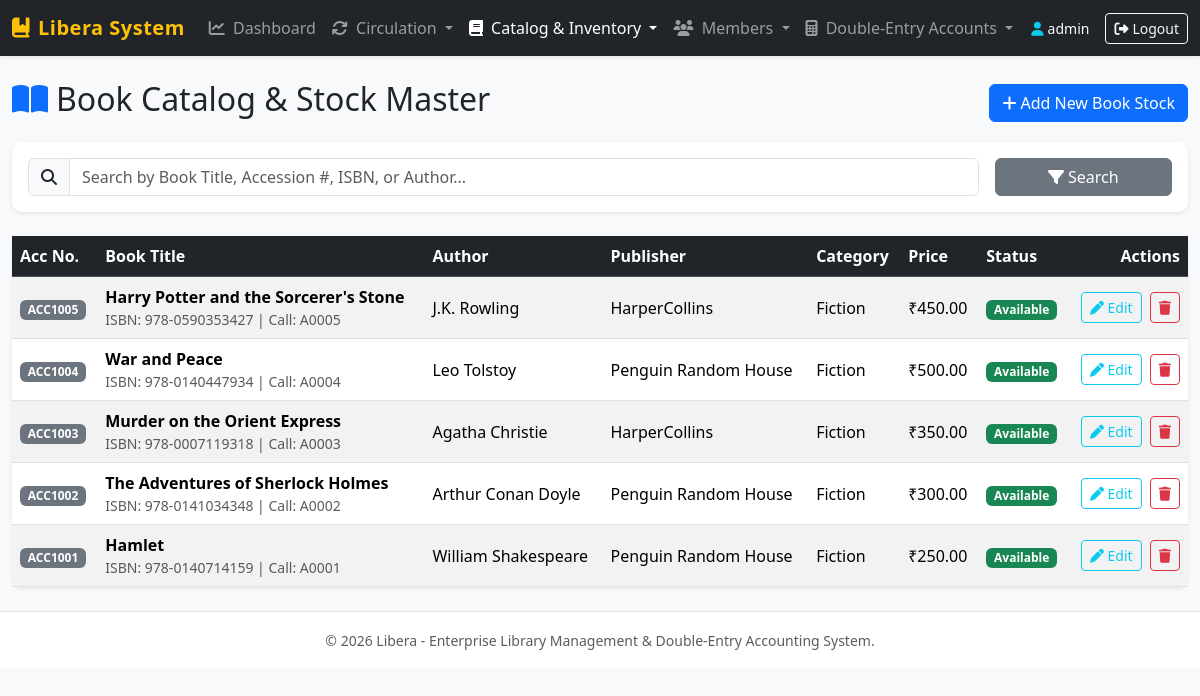
/modules/inventory/books.php (signed in), run on the app's committed database.
### tables this page shows
CREATE TABLE IF NOT EXISTS `MstrBookStock` (
	`BookNumber` int NOT NULL AUTO_INCREMENT PRIMARY KEY,
	`BookName` varchar(150) NULL,
	`BookStatus` tinyint NULL DEFAULT 1,  
	`BookCode` varchar(50) NULL,
	`BookRemarks` varchar(150) NULL,
	`CallNumber` varchar(50) NULL,
	`ISBNumber` varchar(50) NULL,
	`AccessionNumber` varchar(50) NULL,
	`AuthorNumber` int NULL,
	`ClassNumber` int NULL,
	`PublisherNumber` int NULL,
	`InvoiceNumber` varchar(50) NULL,
	`InvoiceDate` datetime NULL,
	`BookPrice` double NULL,
	`LanguageNumber` tinyint NULL,
	`CategoryNumber` tinyint NULL
);

CREATE TABLE IF NOT EXISTS `MstrAuthor` (
	`AuthorNumber` int NOT NULL AUTO_INCREMENT PRIMARY KEY,
	`AuthorName` varchar(100) NULL,
	`AuthorStatus` tinyint NULL DEFAULT 1,
	`AuthorCode` varchar(50) NULL,
	`AuthorRemarks` varchar(150) NULL,
	`AuthorPlace` varchar(50) NULL,
	`AuthorBirthDate` datetime NULL,
	`LanguageNumber` tinyint NULL
);

CREATE TABLE IF NOT EXISTS `MstrPublisher` (
	`PublisherNumber` smallint NOT NULL AUTO_INCREMENT PRIMARY KEY,
	`PublisherName` varchar(100) NOT NULL,
	`PublisherStatus` tinyint NULL DEFAULT 1,
	`PublisherCode` varchar(25) NULL,
	`PublisherRemarks` varchar(250) NULL,
	`PublisherAddress` varchar(100) NULL,
	`PublisherPlace` varchar(100) NULL,
	`PublisherPhone` varchar(50) NULL
);

CREATE TABLE IF NOT EXISTS `MstrCategory` (
	`CategoryNumber` tinyint NOT NULL AUTO_INCREMENT PRIMARY KEY,
	`CategoryName` varchar(50) NULL,
	`CategoryStatus` tinyint NULL DEFAULT 1
);

### includes/auth.php (called while the page is built, shortened)
<?php
function sanitize_input($data) {
    return htmlspecialchars(trim($data), ENT_QUOTES, 'UTF-8');
}

### config/db.php (called while the page is built, shortened)
<?php
$db_driver = 'mysqli';
$mysqli_conn = @mysqli_connect(DB_HOST, DB_USER, DB_PASS, DB_NAME, DB_PORT);
if ($mysqli_conn) {
    $db_driver = 'mysqli';
}
function db_query($conn, $sql, $types = "", $params = []) {
    global $db_driver;
    if ($db_driver === 'mysqli') {
        if (empty($params)) {
            return mysqli_query($conn, $sql);
        }
        $stmt = mysqli_prepare($conn, $sql);
        mysqli_stmt_bind_param($stmt, $types, ...$params);
        mysqli_stmt_execute($stmt);
        $result = mysqli_stmt_get_result($stmt);
        return $result;
    }
}
if ($db_driver === 'sqlite') {
    function db_num_rows($res) {
        if (is_object($res) && isset($res->num_rows)) return $res->num_rows;
        if (is_object($res) && method_exists($res, 'num_rows')) return $res->num_rows();
        if ($res instanceof mysqli_result) return mysqli_num_rows($res);
        return 0;
    }
    function db_fetch_assoc($res) {
        if (is_object($res) && method_exists($res, 'fetch_assoc')) return $res->fetch_assoc();
        if ($res instanceof mysqli_result) return mysqli_fetch_assoc($res);
        return false;
    }
    function db_data_seek($res, $offset) {
        if (is_object($res) && method_exists($res, 'data_seek')) return $res->data_seek($offset);
        if ($res instanceof mysqli_result) return mysqli_data_seek($res, $offset);
        return false;
    }
} else {
    function db_num_rows($res) {
        return ($res instanceof mysqli_result) ? mysqli_num_rows($res) : 0;
    }
    function db_fetch_assoc($res) {
        return ($res instanceof mysqli_result) ? mysqli_fetch_assoc($res) : false;
    }
}

### modules/inventory/books.php (the view, shortened to what this page needs)
<?php
require_once __DIR__ . '/../../config/db.php';
require_once __DIR__ . '/../../includes/auth.php';
$search = sanitize_input($_GET['search'] ?? '');
$where_clause = "";
$params = [];
$types = "";
$sql_books = "SELECT b.*, a.AuthorName, p.PublisherName, c.CategoryName, lang.LanguageName, cl.ClassName
              FROM MstrBookStock b
              LEFT JOIN MstrAuthor a ON b.AuthorNumber = a.AuthorNumber
              LEFT JOIN MstrPublisher p ON b.PublisherNumber = p.PublisherNumber
              LEFT JOIN MstrCategory c ON b.CategoryNumber = c.CategoryNumber
              LEFT JOIN MstrLanguage lang ON b.LanguageNumber = lang.LanguageNumber
              LEFT JOIN MstrClassification cl ON b.ClassNumber = cl.ClassNumber
              $where_clause
              ORDER BY b.BookNumber DESC LIMIT 100";
$books_result = db_query($conn, $sql_books, $types, $params);
require_once __DIR__ . '/../../includes/header.php';
?>
<div class="d-flex justify-content-between align-items-center mb-3">
    <h2><i class="fa-solid fa-book-open text-primary me-2"></i>Book Catalog & Stock Master</h2>
    <button class="btn btn-primary" data-bs-toggle="modal" data-bs-target="#addBookModal">
        <i class="fa-solid fa-plus me-1"></i>Add New Book Stock
    </button>
</div>
<div class="card mb-4">
    <div class="card-body">
        <form method="GET" action="books.php" class="row g-3">
            <div class="col-md-10">
                <div class="input-group">
                    <span class="input-group-text"><i class="fa-solid fa-magnifying-glass"></i></span>
                    <input type="text" name="search" class="form-control" placeholder="Search by Book Title, Accession #, ISBN, or Author..." value="<?php echo htmlspecialchars($search); ?>">
                </div>
            </div>
            <div class="col-md-2">
                <button type="submit" class="btn btn-secondary w-100"><i class="fa-solid fa-filter me-1"></i>Search</button>
            </div>
        </form>
    </div>
</div>
<div class="card shadow-sm">
    <div class="card-body p-0">
        <div class="table-responsive">
            <table class="table table-hover table-striped align-middle mb-0">
                <thead class="table-dark">
                    <tr>
                        <th>Acc No.</th>
                        <th>Book Title</th>
                        <th>Author</th>
                        <th>Publisher</th>
                        <th>Category</th>
                        <th>Price</th>
                        <th>Status</th>
                        <th class="text-end">Actions</th>
                    </tr>
                </thead>
                <tbody>
                    <?php if ($books_result && db_num_rows($books_result) > 0): ?>
                        <?php while ($b = db_fetch_assoc($books_result)): ?>
                            <tr>
                                <td><span class="badge bg-secondary"><?php echo htmlspecialchars($b['AccessionNumber'] ?? 'N/A'); ?></span></td>
                                <td>
                                    <strong><?php echo htmlspecialchars($b['BookName']); ?></strong>
                                    <div class="text-muted small">ISBN: <?php echo htmlspecialchars($b['ISBNumber'] ?? 'N/A'); ?> | Call: <?php echo htmlspecialchars($b['CallNumber'] ?? 'N/A'); ?></div>
                                </td>
                                <td><?php echo htmlspecialchars($b['AuthorName'] ?? 'Unassigned'); ?></td>
                                <td><?php echo htmlspecialchars($b['PublisherName'] ?? 'Unassigned'); ?></td>
                                <td><?php echo htmlspecialchars($b['CategoryName'] ?? 'General'); ?></td>
                                <td>₹<?php echo number_format($b['BookPrice'] ?? 0, 2); ?></td>
                                <td>
                                    <?php if ($b['BookStatus'] == 1): ?>
                                        <span class="badge bg-success">Available</span>
                                    <?php elseif ($b['BookStatus'] == 2): ?>
                                        <span class="badge bg-warning text-dark">Issued</span>
                                    <?php else: ?>
                                        <span class="badge bg-danger">Inactive</span>
                                    <?php endif; ?>
                                </td>
                                <td class="text-end">
                                    <button class="btn btn-sm btn-outline-info me-1" data-bs-toggle="modal" data-bs-target="#editBookModal<?php echo $b['BookNumber']; ?>">
                                        <i class="fa-solid fa-pen"></i> Edit
                                    </button>
                                    <form method="POST" action="books.php" class="d-inline" onsubmit="return confirm('Are you sure you want to remove this book stock item?');">
                                        <button type="submit" class="btn btn-sm btn-outline-danger"><i class="fa-solid fa-trash"></i></button>
                                    </form>
                                </td>
                            </tr>
                        <?php endwhile; ?>
                    <?php else: ?>
                        <tr>
                            <td colspan="8" class="text-center text-muted py-4">No book stock records found.</td>
                        </tr>
                    <?php endif; ?>
                </tbody>
            </table>
        </div>
    </div>
</div>
<?php require_once __DIR__ . '/../../includes/footer.php'; ?>

### includes/header.php (style rules this page uses)
body { background-color: #f8f9fa; font-family: 'Segoe UI', Tahoma, Geneva, Verdana, sans-serif; }
.card { border: none; border-radius: 10px; box-shadow: 0 0.125rem 0.25rem rgba(0, 0, 0, 0.075); }

### data on the page
mstrbookstock: AccessionNumber "ACC1005", BookName "Harry Potter and the Sorcerer's Stone", ISBNumber "978-0590353427", CallNumber "A0005", mstrauthor.AuthorName "J.K. Rowling", mstrpublisher.PublisherName "HarperCollins", mstrcategory.CategoryName "Fiction", BookPrice "450.00", BookStatus "Available"
mstrbookstock: AccessionNumber "ACC1004", BookName "War and Peace", ISBNumber "978-0140447934", CallNumber "A0004", mstrauthor.AuthorName "Leo Tolstoy", mstrpublisher.PublisherName "Penguin Random House", mstrcategory.CategoryName "Fiction", BookPrice "500.00", BookStatus "Available"
mstrbookstock: AccessionNumber "ACC1003", BookName "Murder on the Orient Express", ISBNumber "978-0007119318", CallNumber "A0003", mstrauthor.AuthorName "Agatha Christie", mstrpublisher.PublisherName "HarperCollins", mstrcategory.CategoryName "Fiction", BookPrice "350.00", BookStatus "Available"
mstrbookstock: AccessionNumber "ACC1002", BookName "The Adventures of Sherlock Holmes", ISBNumber "978-0141034348", CallNumber "A0002", mstrauthor.AuthorName "Arthur Conan Doyle", mstrpublisher.PublisherName "Penguin Random House", mstrcategory.CategoryName "Fiction", BookPrice "300.00", BookStatus "Available"
mstrbookstock: AccessionNumber "ACC1001", BookName "Hamlet", ISBNumber "978-0140714159", CallNumber "A0001", mstrauthor.AuthorName "William Shakespeare", mstrpublisher.PublisherName "Penguin Random House", mstrcategory.CategoryName "Fiction", BookPrice "250.00", BookStatus "Available"

### other printed values
$_SESSION['username'] "admin"
